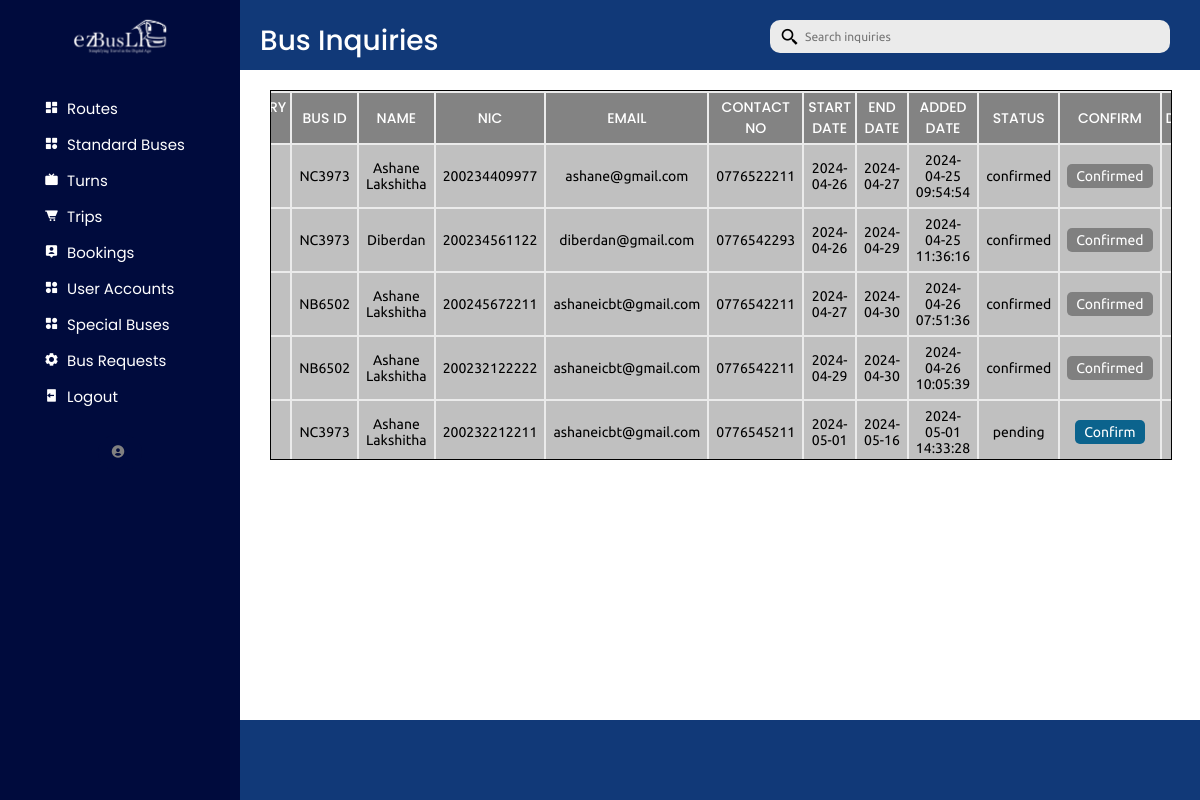
The page /admin/businquiry.php on the database its author committed.
### tables this page shows
CREATE TABLE `bus_booking` (
  `inquiryID` int(11) NOT NULL,
  `busID` varchar(100) NOT NULL,
  `name` varchar(255) NOT NULL,
  `nic` varchar(100) NOT NULL,
  `email` varchar(255) NOT NULL,
  `contactNo` varchar(255) NOT NULL,
  `startDate` date DEFAULT NULL,
  `endDate` date DEFAULT NULL,
  `addedDate` datetime NOT NULL DEFAULT current_timestamp(),
  `status` varchar(20) DEFAULT 'pending'
);

### admin/businquiry.php (the view, shortened to what this page needs)
<?php
require_once("../db_conn.php");
include("sidemenu.php");
?>
<div class="dashboard-content">
    <div class="heading-box">
        <div class="box-1">
            <div class="title">
                <p>Bus Inquiries</p>
            </div>
        </div>
        <div class="box-1">
            <div class="search-bar">
                <ul>
                    <li class="search">
                        <form action="businquiry.php" method="post" id="searchForm">
                        <input type="text" <?php echo isset($_POST["search"]) ? "value='$search'" : ""; ?> placeholder="Search inquiries" name="search" required id="search-input" />
                        <i onclick="submitForm()" class="bx bx-search-alt-2"></i>
                    </form>
                    </li>
                </ul>
            </div>
        </div>
    </div>
    <div class="table-section-item">
        <div class="table-container-item">
            <div class="table-box">
                <table id="rows-def">
                    <tr id="table-head">
                        <th>INQUIRY ID</th>
                        <th>BUS ID</th>
                        <th>NAME</th>
                        <th style="width: 30px;">NIC</th>
                        <th style="width: 30px;">EMAIL</th>
                        <th>CONTACT NO</th>
                        <th>START DATE</th>
                        <th>END DATE</th>
                        <th>ADDED DATE</th>
                        <th>STATUS</th>
                        <th>CONFIRM</th>
                        <th>DELETE</th>
                    </tr>
                    <?php
                    if (isset($_POST["search"])) {
                        $sql = "SELECT * FROM bus_booking
                        WHERE bus_booking.inquiryID LIKE '%$search%' ";
                    }else {
                        $sql = "SELECT * FROM bus_booking
                            ";
                    }
                    $result = mysqli_query($conn, $sql);
                    $queryResults = mysqli_num_rows($result);
                    if ($queryResults > 0) {
                        while ($row = mysqli_fetch_assoc($result)) {
                            echo "<form action='businquiry.php' method='post'>
                            <tr>
                      <td id='ID'>" . $row["inquiryID"] . "</td>
                      <td>" . $row["busID"] . "</td>
                      <td>" . $row["name"] . "</td>
                      <td>" . $row["nic"] . "</td>
                      <td>" . $row["email"] . "</td>
                     <td>" . $row["contactNo"] . "</td>
                      <td>" . $row["startDate"] . "</td>
                      <td>" . $row["endDate"] . "</td>
                      <td>" . $row["addedDate"] . "</td>
                      <td>" . $row["status"] . "</td>
                      <input type='hidden' name='inquiryID' value='" . $row["inquiryID"] . "'>
                      <td>";
                      if ($row["status"] == "pending") {
                          echo "<button id='confirm' name='confirmInquiry'>Confirm</button></td>";
                      } else if ($row["status"] == "confirmed") {
                          echo "<button id='confirmed' name='confirmInquiry'>Confirmed</button></td>";
                      }
                    echo "<td><button id='bin' name='deleteInquiry'><i class='ri-delete-bin-line'></i></button> </td>
                  </tr></form>";
                        }
                    }
                    ?>
                </table>
            </div>
        </div>
    </div>
    <div class="bottom-box">
    </div>
</div>
</body>
</html>

### admin/admin.css (style rules this page uses)
* { margin: 0; padding: 0; box-sizing: border-box; list-style: none; text-decoration: none; font-family: "Ubuntu", sans-serif; font-weight: 400; font-size: 15px; scroll-behavior: smooth; }
:root { --offwhite: #edebe6; --black: #000000; --white: #ffffff; --blue: #000b3d; --gray: rgb(115, 114, 114); --skyblue: #113978; --skyblue2: rgb(13, 136, 188); }
body { color: var(--white); height: 100vh; overflow: hidden; }
.dashboard-content { background-color: var(--white); width: 80%; height: auto; color: #000000; display: flex; justify-content: center; flex-direction: column; flex-wrap: wrap; }
.heading-box { display: flex; justify-content: space-between; align-content: center; width: 100%; height: 70px; padding: 10px; background-color: var(--skyblue); color: var(--white); }
.box-1 { margin: 10px; }
i.bx-search-alt-2 { font-size: 20px; padding-right: 15px; }
.search { position: relative; }
.search input { font-size: 0.8rem; border: none; border-radius: 10px; padding: 10px 10px 10px 35px; width: 400px; margin-right: 10px; outline: none; background-color: #ebebeb; }
.search i { position: absolute; top: 50%; left: 10px; transform: translateY(-50%); color: #000000; }
.title { text-align: center; }
.title p { font-family: "Poppins", sans-serif; font-weight: 500; font-style: normal; font-size: 28px; }
.table-section-item { margin-top: 10px; width: 100%; height: auto; display: flex; justify-content: center; align-content: center; flex-direction: column; margin-left: 30px; }
.table-container-item { width: 94%; background-color: #ebebeb; margin-top: 10px; margin-bottom: 15px; overflow: auto; max-height: 370px; border: 1px solid var(--black); }
.table-box { position: relative; width: 100%; display: flex; justify-content: center; overflow: auto; }
.table-box table { width: 100%; overflow: auto; height: auto; }
.table-box tr { text-align: center; }
.table-box th { padding: 4px; width: 30px; color: var(--white); background-color: rgba(128, 128, 128, 0.954); font-style: normal; font-size: 14px; font-family: "Poppins", sans-serif; font-weight: 500; font-style: normal; }
.table-box td { padding: 7px; background-color: rgba(166, 166, 166, 0.632); color: #000000; font-size: 14px; }
.bottom-box { position: absolute; width: 80%; bottom: 0%; display: flex; justify-content: center; align-items: center; gap: 2rem; height: 80px; background-color: var(--skyblue); }
#table-head { position: sticky; top: 0; z-index: 1001; background-color: rgb(196, 196, 196); }
#confirm { font-size: 14px; background-color: rgb(11, 99, 141); color: var(--white); border: none; border-radius: 5px; padding: 4px 9px; cursor: pointer; }
#confirmed { font-size: 14px; background-color: gray; color: var(--white); border: none; border-radius: 5px; padding: 4px 9px; cursor: no-drop; }

### rows shown on the page
bus_booking: busID "NC3973", name "Ashane Lakshitha", nic "200234409977", email "ashane@gmail.com", contactNo "0776522211", startDate "2024-04-26", endDate "2024-04-27", addedDate "2024-04-25 09:54:54", status "confirmed", shows "Confirmed"
bus_booking: busID "NC3973", name "Diberdan", nic "200234561122", email "diberdan@gmail.com", contactNo "0776542293", startDate "2024-04-26", endDate "2024-04-29", addedDate "2024-04-25 11:36:16", status "confirmed", shows "Confirmed"
bus_booking: busID "NB6502", name "Ashane Lakshitha", nic "200245672211", email "ashaneicbt@gmail.com", contactNo "0776542211", startDate "2024-04-27", endDate "2024-04-30", addedDate "2024-04-26 07:51:36", status "confirmed", shows "Confirmed"
bus_booking: busID "NB6502", name "Ashane Lakshitha", nic "200232122222", email "ashaneicbt@gmail.com", contactNo "0776542211", startDate "2024-04-29", endDate "2024-04-30", addedDate "2024-04-26 10:05:39", status "confirmed", shows "Confirmed"
bus_booking: busID "NC3973", name "Ashane Lakshitha", nic "200232212211", email "ashaneicbt@gmail.com", contactNo "0776545211", startDate "2024-05-01", endDate "2024-05-16", addedDate "2024-05-01 14:33:28", status "pending", shows "Confirm"
